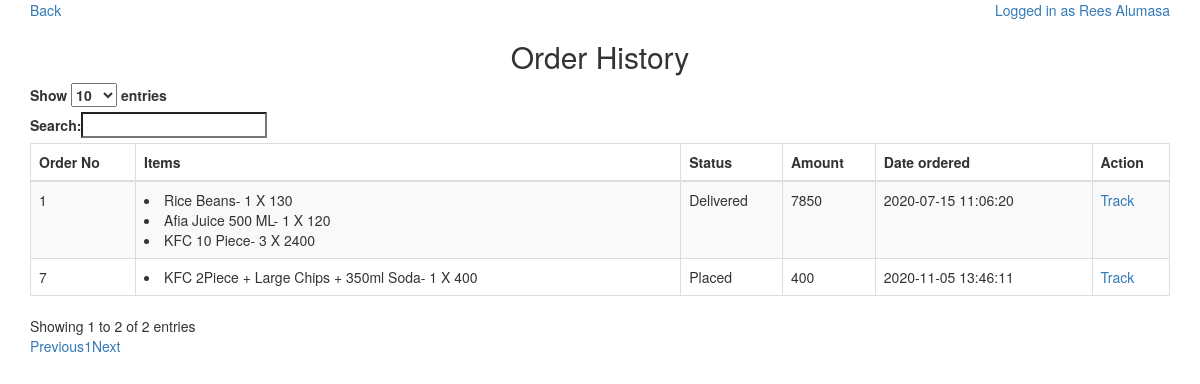
Page /restpi_order/cart/myorders.php (signed in) on the committed database.
### tables this page shows
CREATE TABLE `order_table` (
  `order_no` int(11) NOT NULL,
  `product_array` text NOT NULL,
  `customer_id` varchar(255) NOT NULL,
  `status` text NOT NULL DEFAULT 'ordered',
  `shippedBy` text NOT NULL,
  `shippedOn` datetime NOT NULL,
  `date` datetime NOT NULL
);

### restpi_order/cart/myorders.php (the view, shortened to what this page needs)
<!DOCTYPE html>
<html lang="en" dir="ltr">
  <head>
    <link href="//maxcdn.bootstrapcdn.com/bootstrap/3.3.0/css/bootstrap.min.css" rel="stylesheet" id="bootstrap-css">
<link rel="stylesheet" type="text/css" href="https://maxcdn.bootstrapcdn.com/bootstrap/3.3.7/css/bootstrap.min.css" />
<link rel="stylesheet" type="text/css" href="https://cdn.datatables.net/1.10.13/css/dataTables.bootstrap.min.css" />
<link rel="stylesheet" type="text/css" href="https://cdn.datatables.net/responsive/2.1.1/css/responsive.bootstrap.min.css" />
  </head>
  <body>
    <div class="container">
      <a href="index.php">Back </a>
      <a style="float:right">	<?php if (isset($_SESSION['user_name'])) {
          echo 'Logged in as '.$_SESSION["user_name"].'';
        } else {
          echo 'Youre not loggen in';
        }  ?></a>
        <div class="row">
            <h2 class="text-center">Order History</h2>
        </div>
        <div class="row">
            <div class="col-md-12">
                <table id="example" class="table table-striped table-bordered dt-responsive nowrap" cellspacing="0" width="100%">
                    <thead>
                        <tr>
                            <th>Order No</th>
                            <th>Items</th>
                            <th>Status</th>
                            <th>Amount</th>
                            <th>Date ordered</th>
                            <th>Action</th>
                        </tr>
                    </thead>
                    <tbody>
                      <?php  include('../config.php');
                      $query = "SELECT * FROM order_table where customer_id='".$_SESSION['user_email']."' ORDER BY order_no DESC";
                      $statement = $connect->prepare($query);
                      if($statement->execute())
                      {
                        $total_price = 0;
                      	$result = $statement->fetchAll();
                      	foreach($result as $row)
                      	{
                          ?>
                      <tr>
                        <td><?php echo $row['order_no'] ?></td>
                        <td>
                          <?php
                            $re=unserialize($row['product_array']);
                            foreach($re as $keys => $values)
                          	{
                              echo '<li>'.$values["product_name"].'- '.$values["product_quantity"] .' X '. $values["product_price"].' </li>';
                              $total_price = $total_price + ($values["product_quantity"] * $values["product_price"]);
                            }
                           ?>
                        </td>
                        <td><?php if($row['status']=='inorder'){echo "Still in Cart" ;} else{ echo $row['status'];} ?></td>
                        <td><?php echo $total_price ?></td>
                        <td><?php echo $row['date'] ?></td>
                        <td><a href="orderstat.php?q=<?php echo $row['order_no']; ?>">Track</a></td>
                      </tr>
                    <?php }} ?>
                    </tbody>
                </table>
            </div>
        </div>
    </div>
  </body>
</html>

### rows in the picture
order_table: order_no "7", product_name "KFC 2Piece + Large Chips + 350ml Soda", product_quantity "1", product_price "400", status "Placed", total_price "400", date "2020-11-05 13:46:11"
order_table: order_no "1", product_name "Rice Beans", product_quantity "1", product_price "130", product_name "Afia Juice 500 ML", product_price "120", product_name "KFC 10 Piece", product_quantity "3", product_price "2400", status "Delivered", total_price "7850", date "2020-07-15 11:06:20"

### other values in the picture
$_SESSION["user_name"] "Rees Alumasa"
